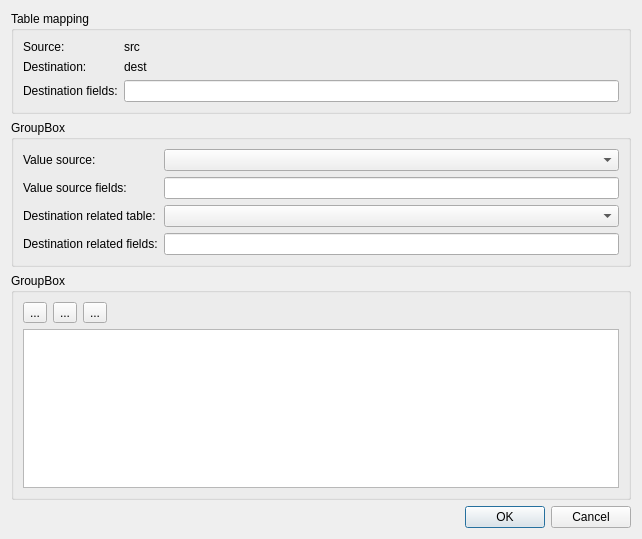
<?xml version="1.0" encoding="UTF-8"?>
<ui version="4.0">
 <class>RelatedTableInsertExpressionDialog</class>
 <widget class="QDialog" name="RelatedTableInsertExpressionDialog">
  <property name="geometry">
   <rect>
    <x>0</x>
    <y>0</y>
    <width>642</width>
    <height>539</height>
   </rect>
  </property>
  <property name="windowTitle">
   <string>Dialog</string>
  </property>
  <layout class="QVBoxLayout" name="verticalLayout_2">
   <item>
    <widget class="QGroupBox" name="groupBox">
     <property name="title">
      <string>Table mapping</string>
     </property>
     <layout class="QFormLayout" name="formLayout">
      <item row="0" column="0">
       <widget class="QLabel" name="lbSourceTableLabel">
        <property name="text">
         <string>Source:</string>
        </property>
       </widget>
      </item>
      <item row="0" column="1">
       <widget class="QLabel" name="lbSourceTable">
        <property name="text">
         <string>src</string>
        </property>
       </widget>
      </item>
      <item row="1" column="0">
       <widget class="QLabel" name="lbDestinationTableLabel">
        <property name="text">
         <string>Destination:</string>
        </property>
       </widget>
      </item>
      <item row="1" column="1">
       <widget class="QLabel" name="lbDestinationTable">
        <property name="text">
         <string>dest</string>
        </property>
       </widget>
      </item>
      <item row="2" column="0">
       <widget class="QLabel" name="lbDestinationFields">
        <property name="text">
         <string>Destination fields:</string>
        </property>
       </widget>
      </item>
      <item row="2" column="1">
       <widget class="QLineEdit" name="leDestinationFields">
        <property name="readOnly">
         <bool>true</bool>
        </property>
       </widget>
      </item>
     </layout>
    </widget>
   </item>
   <item>
    <widget class="QGroupBox" name="groupBox_2">
     <property name="title">
      <string>GroupBox</string>
     </property>
     <layout class="QFormLayout" name="formLayout_2">
      <item row="0" column="0">
       <widget class="QLabel" name="lbSourceValueTable">
        <property name="text">
         <string>Value source:</string>
        </property>
       </widget>
      </item>
      <item row="0" column="1">
       <widget class="QComboBox" name="cbSourceValueTable"/>
      </item>
      <item row="1" column="0">
       <widget class="QLabel" name="lbSourceValueKey">
        <property name="text">
         <string>Value source fields:</string>
        </property>
       </widget>
      </item>
      <item row="1" column="1">
       <widget class="QLineEdit" name="leSourceValueKey">
        <property name="readOnly">
         <bool>true</bool>
        </property>
       </widget>
      </item>
      <item row="2" column="0">
       <widget class="QLabel" name="lbDestinationRelatedTable">
        <property name="text">
         <string>Destination related table:</string>
        </property>
       </widget>
      </item>
      <item row="2" column="1">
       <widget class="QComboBox" name="cbDestinationRelatedTable"/>
      </item>
      <item row="3" column="0">
       <widget class="QLabel" name="lbDestinationRelatedKey">
        <property name="text">
         <string>Destination related fields:</string>
        </property>
       </widget>
      </item>
      <item row="3" column="1">
       <widget class="QLineEdit" name="leDestinationRelatedKey"/>
      </item>
     </layout>
    </widget>
   </item>
   <item>
    <widget class="QGroupBox" name="groupBox_3">
     <property name="title">
      <string>GroupBox</string>
     </property>
     <layout class="QVBoxLayout" name="verticalLayout">
      <item>
       <layout class="QHBoxLayout" name="horizontalLayout">
        <item>
         <widget class="QToolButton" name="tbRemoveMatchItem">
          <property name="text">
           <string>...</string>
          </property>
          <property name="icon">
           <iconset theme="list-remove">
            <normaloff/>
           </iconset>
          </property>
         </widget>
        </item>
        <item>
         <widget class="QToolButton" name="tbAddMatchItem">
          <property name="text">
           <string>...</string>
          </property>
          <property name="icon">
           <iconset theme="list-add">
            <normaloff/>
           </iconset>
          </property>
         </widget>
        </item>
        <item>
         <widget class="QToolButton" name="tbResizeMatchItemView">
          <property name="text">
           <string>...</string>
          </property>
          <property name="icon">
           <iconset theme="zoom-fit-best">
            <normaloff/>
           </iconset>
          </property>
         </widget>
        </item>
        <item>
         <spacer name="horizontalSpacer">
          <property name="orientation">
           <enum>Qt::Horizontal</enum>
          </property>
          <property name="sizeHint" stdset="0">
           <size>
            <width>40</width>
            <height>20</height>
           </size>
          </property>
         </spacer>
        </item>
       </layout>
      </item>
      <item>
       <widget class="QTableView" name="tvMatchItems"/>
      </item>
     </layout>
    </widget>
   </item>
   <item>
    <widget class="QDialogButtonBox" name="buttonBox">
     <property name="orientation">
      <enum>Qt::Horizontal</enum>
     </property>
     <property name="standardButtons">
      <set>QDialogButtonBox::Cancel|QDialogButtonBox::Ok</set>
     </property>
    </widget>
   </item>
  </layout>
 </widget>
 <resources/>
 <connections>
  <connection>
   <sender>buttonBox</sender>
   <signal>accepted()</signal>
   <receiver>RelatedTableInsertExpressionDialog</receiver>
   <slot>accept()</slot>
   <hints>
    <hint type="sourcelabel">
     <x>248</x>
     <y>254</y>
    </hint>
    <hint type="destinationlabel">
     <x>157</x>
     <y>274</y>
    </hint>
   </hints>
  </connection>
  <connection>
   <sender>buttonBox</sender>
   <signal>rejected()</signal>
   <receiver>RelatedTableInsertExpressionDialog</receiver>
   <slot>reject()</slot>
   <hints>
    <hint type="sourcelabel">
     <x>316</x>
     <y>260</y>
    </hint>
    <hint type="destinationlabel">
     <x>286</x>
     <y>274</y>
    </hint>
   </hints>
  </connection>
 </connections>
</ui>
